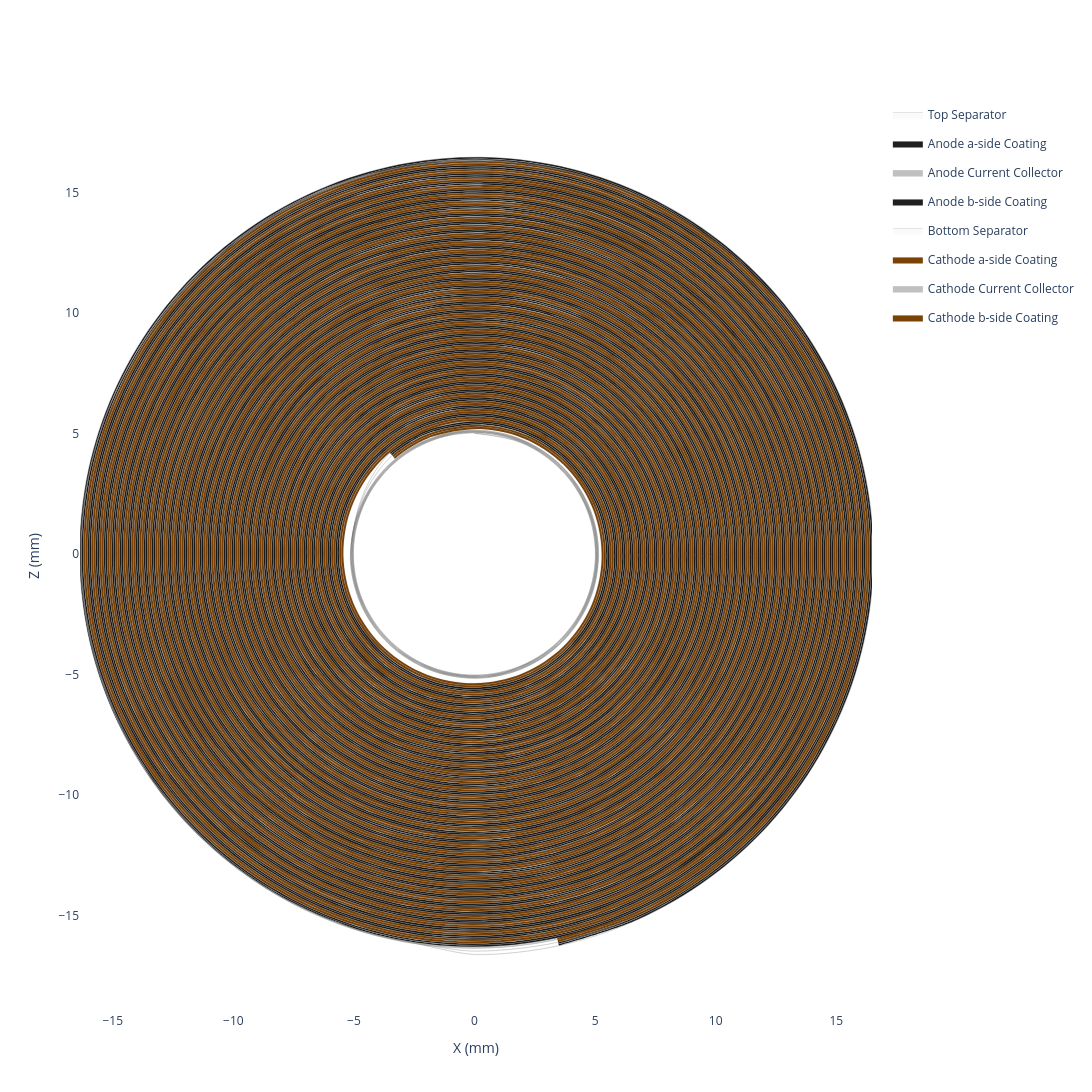

Notebook code for this chart:
### Code cell
my_jellyroll.get_spiral_plot(height=1300, width=1300).show()

### Figure 1 — Plotly figure (JSON) as saved in the notebook; plotly's stock layout.template omitted (floating-point values rounded to 4 significant figures; data arrays with more than 128 entries replaced by an {"elided": "..."} marker saying what was removed)
{"data": [{"customdata": {"elided": "2082x6 float values"}, "fill": "toself", "fillcolor": "#fafafa", "hovertemplate": "<b>Top Separator (Extruded)</b><br>Theta: %{customdata[0]:.2f}°<br>Unwrapped Length: %{customdata[1]:.2f} mm<br>Radius: %{customdata[2]:.2f} mm<br>X: %{customdata[3]:.2f} mm<br>Z: %{customdata[4]:.2f} mm<br>Turns: %{customdata[5]:.2f}<extra></extra>", "legendgroup": "Top Separator", "line": {"color": "black", "shape": "spline", "width": 0.1}, "mode": "lines", "name": "Top Separator", "type": "scatter", "x": {"elided": "2082 float values"}, "y": {"elided": "2082 float values"}}, {"customdata": {"elided": "1670x6 float values"}, "fill": "toself", "fillcolor": "#1f1f1f", "hovertemplate": "<b>Anode a-side Coating (Extruded)</b><br>Theta: %{customdata[0]:.2f}°<br>Unwrapped Length: %{customdata[1]:.2f} mm<br>Radius: %{customdata[2]:.2f} mm<br>X: %{customdata[3]:.2f} mm<br>Z: %{customdata[4]:.2f} mm<br>Turns: %{customdata[5]:.2f}<extra></extra>", "legendgroup": "Anode a-side Coating", "line": {"color": "black", "shape": "spline", "width": 0.1}, "mode": "lines", "name": "Anode a-side Coating", "type": "scatter", "x": {"elided": "1670 float values"}, "y": {"elided": "1670 float values"}}, {"customdata": {"elided": "1670x6 float values"}, "fill": "toself", "fillcolor": "#C0C0C0", "hovertemplate": "<b>Anode Current Collector (Extruded)</b><br>Theta: %{customdata[0]:.2f}°<br>Unwrapped Length: %{customdata[1]:.2f} mm<br>Radius: %{customdata[2]:.2f} mm<br>X: %{customdata[3]:.2f} mm<br>Z: %{customdata[4]:.2f} mm<br>Turns: %{customdata[5]:.2f}<extra></extra>", "legendgroup": "Anode Current Collector", "line": {"color": "black", "shape": "spline", "width": 0.1}, "mode": "lines", "name": "Anode Current Collector", "type": "scatter", "x": {"elided": "1670 float values"}, "y": {"elided": "1670 float values"}}, {"customdata": {"elided": "1670x6 float values"}, "fill": "toself", "fillcolor": "#1f1f1f", "hovertemplate": "<b>Anode b-side Coating (Extruded)</b><br>Theta: %{customdata[0]:.2f}°<br>Unwrapped Length: %{customdata[1]:.2f} mm<br>Radius: %{customdata[2]:.2f} mm<br>X: %{customdata[3]:.2f} mm<br>Z: %{customdata[4]:.2f} mm<br>Turns: %{customdata[5]:.2f}<extra></extra>", "legendgroup": "Anode b-side Coating", "line": {"color": "black", "shape": "spline", "width": 0.1}, "mode": "lines", "name": "Anode b-side Coating", "type": "scatter", "x": {"elided": "1670 float values"}, "y": {"elided": "1670 float values"}}, {"customdata": {"elided": "2082x6 float values"}, "fill": "toself", "fillcolor": "#fafafa", "hovertemplate": "<b>Bottom Separator (Extruded)</b><br>Theta: %{customdata[0]:.2f}°<br>Unwrapped Length: %{customdata[1]:.2f} mm<br>Radius: %{customdata[2]:.2f} mm<br>X: %{customdata[3]:.2f} mm<br>Z: %{customdata[4]:.2f} mm<br>Turns: %{customdata[5]:.2f}<extra></extra>", "legendgroup": "Bottom Separator", "line": {"color": "black", "shape": "spline", "width": 0.1}, "mode": "lines", "name": "Bottom Separator", "type": "scatter", "x": {"elided": "2082 float values"}, "y": {"elided": "2082 float values"}}, {"customdata": {"elided": "1670x6 float values"}, "fill": "toself", "fillcolor": "#7b4206", "hovertemplate": "<b>Cathode a-side Coating (Extruded)</b><br>Theta: %{customdata[0]:.2f}°<br>Unwrapped Length: %{customdata[1]:.2f} mm<br>Radius: %{customdata[2]:.2f} mm<br>X: %{customdata[3]:.2f} mm<br>Z: %{customdata[4]:.2f} mm<br>Turns: %{customdata[5]:.2f}<extra></extra>", "legendgroup": "Cathode a-side Coating", "line": {"color": "black", "shape": "spline", "width": 0.1}, "mode": "lines", "name": "Cathode a-side Coating", "type": "scatter", "x": {"elided": "1670 float values"}, "y": {"elided": "1670 float values"}}, {"customdata": {"elided": "1670x6 float values"}, "fill": "toself", "fillcolor": "#C0C0C0", "hovertemplate": "<b>Cathode Current Collector (Extruded)</b><br>Theta: %{customdata[0]:.2f}°<br>Unwrapped Length: %{customdata[1]:.2f} mm<br>Radius: %{customdata[2]:.2f} mm<br>X: %{customdata[3]:.2f} mm<br>Z: %{customdata[4]:.2f} mm<br>Turns: %{customdata[5]:.2f}<extra></extra>", "legendgroup": "Cathode Current Collector", "line": {"color": "black", "shape": "spline", "width": 0.1}, "mode": "lines", "name": "Cathode Current Collector", "type": "scatter", "x": {"elided": "1670 float values"}, "y": {"elided": "1670 float values"}}, {"customdata": {"elided": "1670x6 float values"}, "fill": "toself", "fillcolor": "#7b4206", "hovertemplate": "<b>Cathode b-side Coating (Extruded)</b><br>Theta: %{customdata[0]:.2f}°<br>Unwrapped Length: %{customdata[1]:.2f} mm<br>Radius: %{customdata[2]:.2f} mm<br>X: %{customdata[3]:.2f} mm<br>Z: %{customdata[4]:.2f} mm<br>Turns: %{customdata[5]:.2f}<extra></extra>", "legendgroup": "Cathode b-side Coating", "line": {"color": "black", "shape": "spline", "width": 0.1}, "mode": "lines", "name": "Cathode b-side Coating", "type": "scatter", "x": {"elided": "1670 float values"}, "y": {"elided": "1670 float values"}}, {"customdata": {"elided": "1039x6 float values"}, "hovertemplate": "<b>Top Separator</b><br>Theta: %{customdata[0]:.2f}°<br>Unwrapped Length: %{customdata[1]:.2f} mm<br>Radius: %{customdata[2]:.2f} mm<br>X: %{customdata[3]:.2f} mm<br>Z: %{customdata[4]:.2f} mm<br>Turns: %{customdata[5]:.2f}<extra></extra>", "legendgroup": "Top Separator", "line": {"color": "#fafafa", "shape": "spline", "width": 0}, "mode": "lines", "name": "Top Separator", "showlegend": false, "type": "scatter", "x": {"elided": "1039 float values"}, "y": {"elided": "1039 float values"}}, {"customdata": {"elided": "833x6 float values"}, "hovertemplate": "<b>Anode a-side Coating</b><br>Theta: %{customdata[0]:.2f}°<br>Unwrapped Length: %{customdata[1]:.2f} mm<br>Radius: %{customdata[2]:.2f} mm<br>X: %{customdata[3]:.2f} mm<br>Z: %{customdata[4]:.2f} mm<br>Turns: %{customdata[5]:.2f}<extra></extra>", "legendgroup": "Anode a-side Coating", "line": {"color": "#1f1f1f", "shape": "spline", "width": 0}, "mode": "lines", "name": "Anode a-side Coating", "showlegend": false, "type": "scatter", "x": {"elided": "833 float values"}, "y": {"elided": "833 float values"}}, {"customdata": {"elided": "833x6 float values"}, "hovertemplate": "<b>Anode Current Collector</b><br>Theta: %{customdata[0]:.2f}°<br>Unwrapped Length: %{customdata[1]:.2f} mm<br>Radius: %{customdata[2]:.2f} mm<br>X: %{customdata[3]:.2f} mm<br>Z: %{customdata[4]:.2f} mm<br>Turns: %{customdata[5]:.2f}<extra></extra>", "legendgroup": "Anode Current Collector", "line": {"color": "#C0C0C0", "shape": "spline", "width": 0}, "mode": "lines", "name": "Anode Current Collector", "showlegend": false, "type": "scatter", "x": {"elided": "833 float values"}, "y": {"elided": "833 float values"}}, {"customdata": {"elided": "833x6 float values"}, "hovertemplate": "<b>Anode b-side Coating</b><br>Theta: %{customdata[0]:.2f}°<br>Unwrapped Length: %{customdata[1]:.2f} mm<br>Radius: %{customdata[2]:.2f} mm<br>X: %{customdata[3]:.2f} mm<br>Z: %{customdata[4]:.2f} mm<br>Turns: %{customdata[5]:.2f}<extra></extra>", "legendgroup": "Anode b-side Coating", "line": {"color": "#1f1f1f", "shape": "spline", "width": 0}, "mode": "lines", "name": "Anode b-side Coating", "showlegend": false, "type": "scatter", "x": {"elided": "833 float values"}, "y": {"elided": "833 float values"}}, {"customdata": {"elided": "1039x6 float values"}, "hovertemplate": "<b>Bottom Separator</b><br>Theta: %{customdata[0]:.2f}°<br>Unwrapped Length: %{customdata[1]:.2f} mm<br>Radius: %{customdata[2]:.2f} mm<br>X: %{customdata[3]:.2f} mm<br>Z: %{customdata[4]:.2f} mm<br>Turns: %{customdata[5]:.2f}<extra></extra>", "legendgroup": "Bottom Separator", "line": {"color": "#fafafa", "shape": "spline", "width": 0}, "mode": "lines", "name": "Bottom Separator", "showlegend": false, "type": "scatter", "x": {"elided": "1039 float values"}, "y": {"elided": "1039 float values"}}, {"customdata": {"elided": "833x6 float values"}, "hovertemplate": "<b>Cathode a-side Coating</b><br>Theta: %{customdata[0]:.2f}°<br>Unwrapped Length: %{customdata[1]:.2f} mm<br>Radius: %{customdata[2]:.2f} mm<br>X: %{customdata[3]:.2f} mm<br>Z: %{customdata[4]:.2f} mm<br>Turns: %{customdata[5]:.2f}<extra></extra>", "legendgroup": "Cathode a-side Coating", "line": {"color": "#7b4206", "shape": "spline", "width": 0}, "mode": "lines", "name": "Cathode a-side Coating", "showlegend": false, "type": "scatter", "x": {"elided": "833 float values"}, "y": {"elided": "833 float values"}}, {"customdata": {"elided": "833x6 float values"}, "hovertemplate": "<b>Cathode Current Collector</b><br>Theta: %{customdata[0]:.2f}°<br>Unwrapped Length: %{customdata[1]:.2f} mm<br>Radius: %{customdata[2]:.2f} mm<br>X: %{customdata[3]:.2f} mm<br>Z: %{customdata[4]:.2f} mm<br>Turns: %{customdata[5]:.2f}<extra></extra>", "legendgroup": "Cathode Current Collector", "line": {"color": "#C0C0C0", "shape": "spline", "width": 0}, "mode": "lines", "name": "Cathode Current Collector", "showlegend": false, "type": "scatter", "x": {"elided": "833 float values"}, "y": {"elided": "833 float values"}}, {"customdata": {"elided": "833x6 float values"}, "hovertemplate": "<b>Cathode b-side Coating</b><br>Theta: %{customdata[0]:.2f}°<br>Unwrapped Length: %{customdata[1]:.2f} mm<br>Radius: %{customdata[2]:.2f} mm<br>X: %{customdata[3]:.2f} mm<br>Z: %{customdata[4]:.2f} mm<br>Turns: %{customdata[5]:.2f}<extra></extra>", "legendgroup": "Cathode b-side Coating", "line": {"color": "#7b4206", "shape": "spline", "width": 0}, "mode": "lines", "name": "Cathode b-side Coating", "showlegend": false, "type": "scatter", "x": {"elided": "833 float values"}, "y": {"elided": "833 float values"}}], "layout": {"height": 1300, "hovermode": "closest", "paper_bgcolor": "white", "plot_bgcolor": "white", "width": 1300, "xaxis": {"scaleanchor": "y", "title": {"text": "X (mm)"}, "zeroline": false}, "yaxis": {"title": {"text": "Z (mm)"}, "zeroline": false}}}
